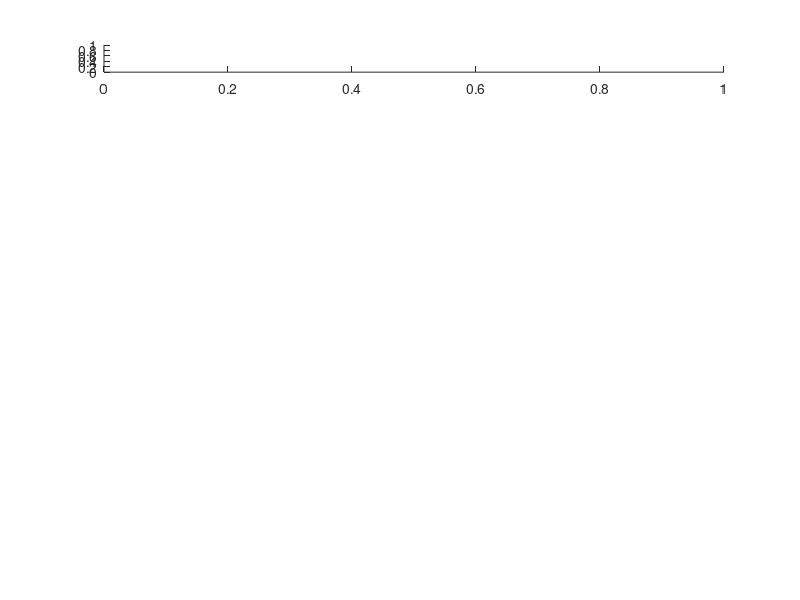

Reproduce this figure in MATLAB. (Note: this script raises an error after producing the figure.)

% produces a figure with sample colorbars using multigradient

rows = 8;

figure;

subplot(rows,1,1);
rgb = [1 0 0; 1 1 0; 0 1 0];
plot_bar(rgb, [], 'rgb');
title('Red-yellow-green');
xlabel({'multigradient([1 0 0; 1 1 0; 0 1 0])', ''});

subplot(rows,1,2);
rgb = [1 0 0; 1 1 0; 0 1 0];
pts = [1 2 5];
plot_bar(rgb, pts, 'rgb');
title('Red-yellow-green, skewed');
xlabel('multigradient([1 0 0; 1 1 0; 0 1 0], ''pts'', [1 2 5])');

subplot(rows,1,3);
rgb = [1 0 0; 1 1 1; 1 1 1; 0 1 0];
pts = [1 2 7 8];
plot_bar(rgb, pts, 'rgb');
title('Red-white-green, range-adjusted');
xlabel('multigradient([1 0 0; 1 1 1; 1 1 1; 0 1 0], ''pts'', [1 2 7 8])');

subplot(rows,1,4);
rgb = [0 0 0; 0 0 1; 0 0 1; 1 1 1; 0 0 1; 0 0 1; 0 0 0];
pts = [1 3 6 7 8 9 10];
plot_bar(rgb, pts, 'rgb');
title('Black-blue-black, white hotspot');
xlabel('multigradient([0 0 0; 0 0 1; 0 0 1; 1 1 1; 0 0 1; 0 0 1; 0 0 0], ''pts'', [1 3 6 7 8 9 10])');

subplot(rows,1,5);
rgb = [1 0 0; 0 0 1];
plot_bar(rgb, [], 'rgb');
title('Red-blue, RGB-interpolated');
xlabel('multigradient([1 0 0; 0 0 1])');

subplot(rows,1,6);
rgb = [1 0 0; 0 0 1];
plot_bar(rgb, [], 'hsv');
title('Red-blue, HSV-interpolated');
xlabel('multigradient([1 0 0; 0 0 1], ''interp'', ''hsv'')');

subplot(rows,1,7);
rgb = [1 0 0; 0 0 1];
plot_bar(rgb, [], 'hsv', 5);
title('Red-blue, HSV-interpolated, quantized');
xlabel('multigradient([1 0 0; 0 0 1], ''interp'', ''hsv'', ''length'', 5)');

subplot(rows,1,8);
rgb = [0 0 0; 1 0 0; 0 1 0; 0 0 0];
pts = [1 1.999 2 3];
plot_bar(rgb, pts, 'rgb');
title('Black-red-green-black, sharp edge');
xlabel('multigradient([0 0 0; 1 0 0; 0 1 0; 0 0 0], ''pts'', [1 1.999 2 3])');


function plot_bar(rgb, pts, interp, length)
if nargin == 3, length = 1000; end
imagesc(1:1000);
colormap(gca, multigradient(rgb, pts, 'length', length, 'interp', interp));
set(gca,'Yticklabel',[]);
set(gca,'Xticklabel',[]);
end
